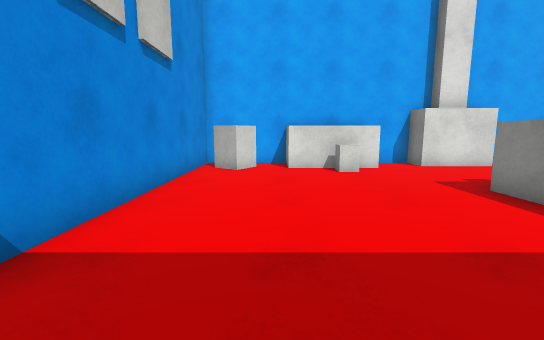
view 1 (above)

13 first-person views from a walk through a 3-D level made in the Unity game engine. The camera is 1.2 m above the floor, tilts 8° down and sees 90° across. The floor is counted in squares, 1 m on a side. Each view is taken from the middle of a square. On the plan, view 1 faces up. The plan holds only what a view shows up to about 13 squares ahead; the rest is blank. The place goes on beyond the plan. Surface patterns are stand-ins for the level's own textures.

view 2
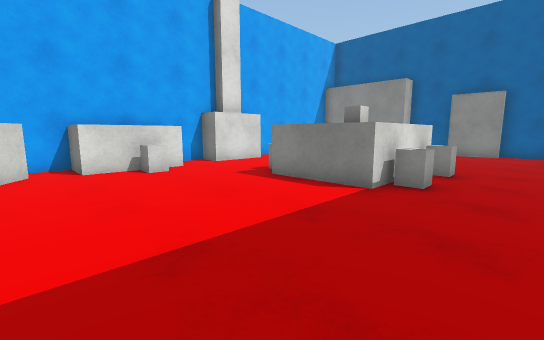

view 3
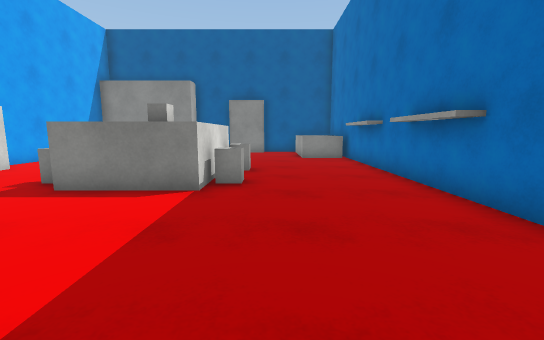

view 4
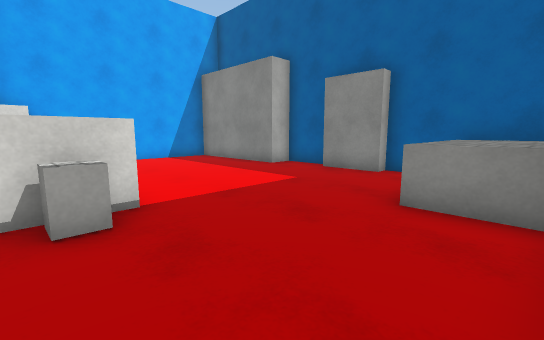

view 5
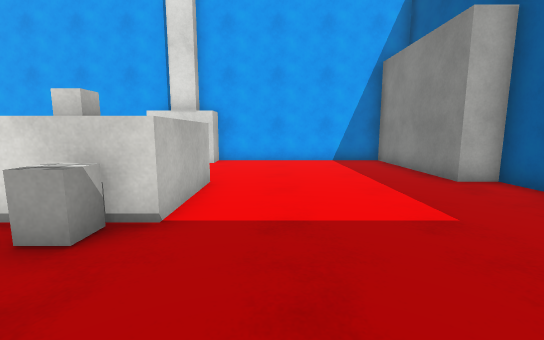

view 6
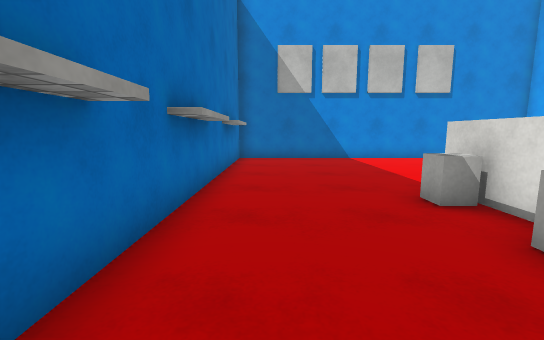

view 7
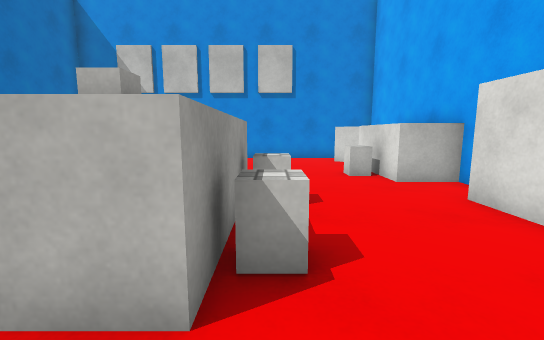

view 8
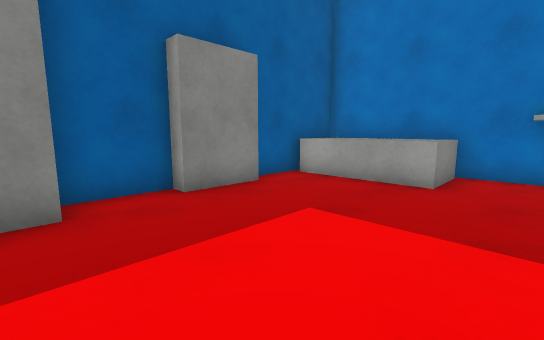

view 9
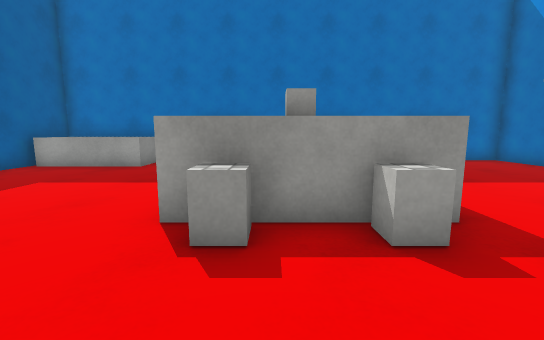

view 10
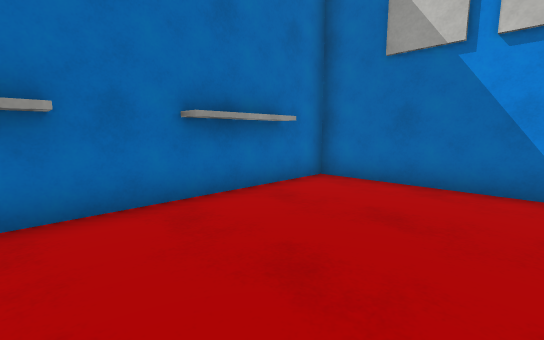

view 11
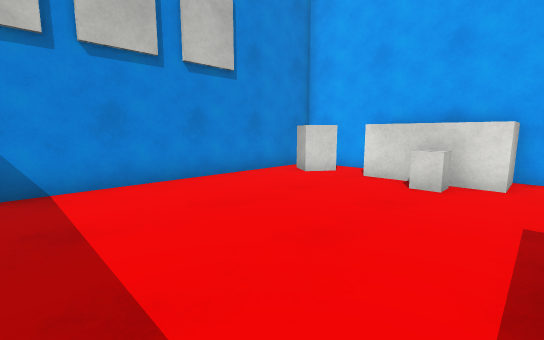

view 12
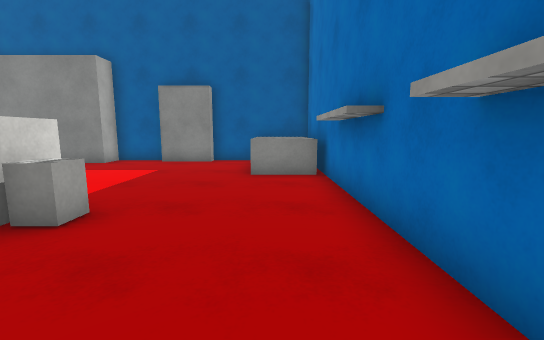

view 13
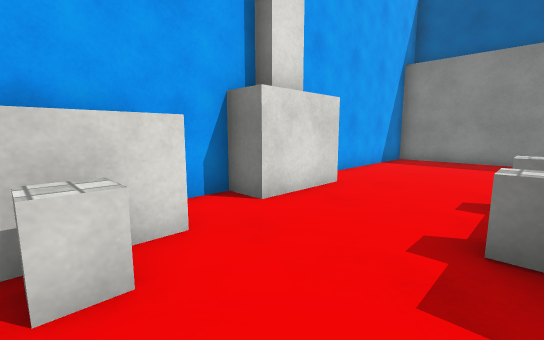

### Floor plan
Key: @ floor where view 1 was taken; # wall or solid block; . floor; ^ raised ledge; B block; C cube; O other object.
Columns run from 3 left of view 1 to 16 right of it. Each row starts with its distance up from view 1.
 11 #########  ########
 10 # B.O O.BBBB......#
  9 #BB.OOO...........#
  8 #....OO...........#
  7 #.................#
  6 #.......BBBB......##
  5 #.......^^^^.......#
  4 #.......^^C^.......#
  3 #.......^^^^......##
  2 #.......BBBB......##
  1 #..................#
  0 #..@...............#
 -1 #..............^^^^#
 -2 #.####.###.###.^^^^#
 -3 ####################

Where each view was taken, in squares from view 1:
view 1: 0 up, 0 right, facing up
view 2: 0 up, 1 left, facing up-right
view 3: 1 up, 1 left, facing right
view 4: 2 down, 7 right, facing up-right
view 5: 1 down, 10 right, facing up
view 6: 1 down, 10 right, facing left
view 7: 6 up, 10 right, facing left
view 8: 6 up, 10 right, facing down-right
view 9: 9 up, 7 right, facing down
view 10: 2 up, 4 right, facing down-left
view 11: 2 up, 4 right, facing up-left
view 12: 1 down, 4 right, facing right
view 13: 6 up, 2 right, facing up-right
